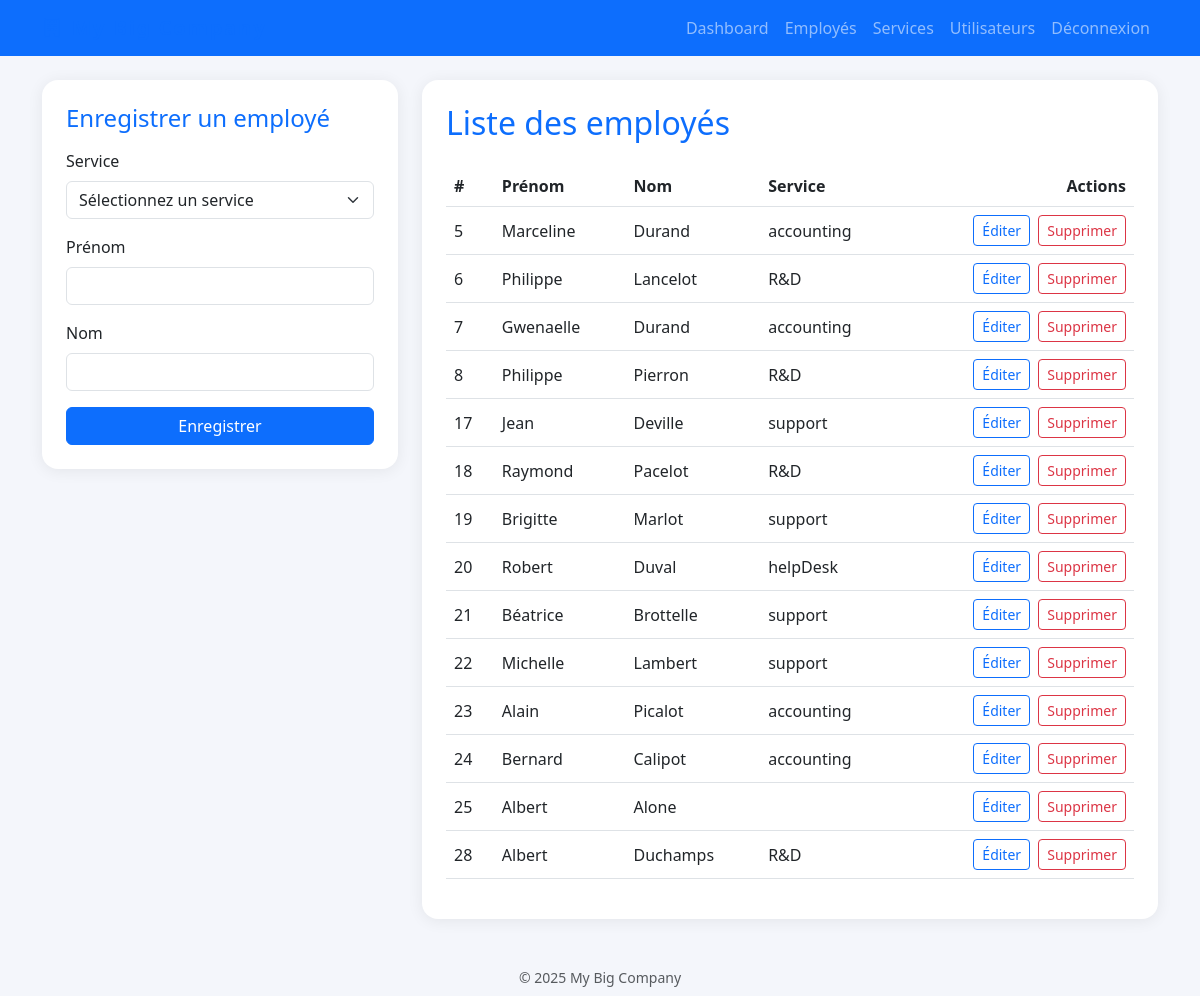
The page / on the database its author committed.
### tables this page shows
CREATE TABLE `employees` (
  `id` int NOT NULL,
  `first_name` varchar(50) NOT NULL,
  `last_name` varchar(50) NOT NULL,
  `id_department` int DEFAULT NULL
);

CREATE TABLE `departments` (
  `id` int NOT NULL,
  `name` varchar(50) NOT NULL
);

### includes/employee.php (called while the page is built, shortened)
<?php
function getAllEmployees($db) {
    $sql = "SELECT employees.id AS employee_id, employees.first_name, employees.last_name, employees.id_department, departments.name
            FROM employees
            LEFT JOIN departments ON employees.id_department = departments.id";
    $stmt = $db->prepare($sql);
    $stmt->execute();
    return $stmt->fetchAll(PDO::FETCH_ASSOC);
}

### index.php (the view, shortened to what this page needs)
<?php
include 'includes/db.php';
include 'includes/employee.php';
if (!empty($_GET["action"]) && $_GET["action"] == "editer" && !empty($_GET["id"])) {
    $titre = "Editer";
    $employeeData = getEmployeeById($db, $_GET["id"]);
    if (!$employeeData) {
        setFlash("Employé introuvable", "error");
        header("Location: index.php");
        exit();
    }
} else {
    $titre = "Enregistrer";
    $employeeData = [
        "id" => "",
        "first_name" => "",
        "last_name" => "",
        "id_department" => ""
    ];
}
$getEmployees = getAllEmployees($db);
?>
<!DOCTYPE html>
<html lang="fr">
<head>
    <link href="https://cdn.jsdelivr.net/npm/bootstrap@5.3.0/dist/css/bootstrap.min.css" rel="stylesheet">
    <link rel="stylesheet" href="https://cdn.jsdelivr.net/npm/bootstrap-icons@1.11.3/font/bootstrap-icons.css">
</head>
<body>
    <nav class="navbar navbar-expand-lg navbar-dark bg-primary mb-4">
        <div class="container">
            <a class="navbar-brand company-title d-flex align-items-center" href="#">
                <i class="bi bi-building me-2"></i> My Big Company
            </a>
            <div class="navbar-nav ms-auto">
                <a class="nav-link" href="dashboard.php">Dashboard</a>
                <a class="nav-link" href="index.php">Employés</a>
                <a class="nav-link" href="services.php">Services</a>
                <a class="nav-link" href="users.php">Utilisateurs</a>
                <a class="nav-link" href="logout.php">Déconnexion</a>
            </div>
        </div>
    </nav>
    <div class="container">
        <div class="row g-4">
            <div class="col-lg-4">
                <div class="dashboard-card p-4 bg-white mb-4">
                    <h4 class="mb-3 text-primary"><?= $titre ?> un employé</h4>
                    <form method="post" action="index.php" novalidate>
                        <div class="mb-3">
                            <label for="department" class="form-label">Service</label>
                            <select class="form-select" id="department" name="department" required>
                                <option value="">Sélectionnez un service</option>
                            </select>
                        </div>
                        <div class="mb-3">
                            <label for="first_name" class="form-label">Prénom</label>
                            <input type="text" class="form-control" id="first_name" name="first_name"
                                   value="<?= htmlspecialchars($employeeData["first_name"]) ?>" required minlength="2" maxlength="30">
                        </div>
                        <div class="mb-3">
                            <label for="last_name" class="form-label">Nom</label>
                            <input type="text" class="form-control" id="last_name" name="last_name"
                                   value="<?= htmlspecialchars($employeeData["last_name"]) ?>" required minlength="2" maxlength="30">
                        </div>
                        <button type="submit" name="formAddEdit" class="btn btn-primary w-100"><?= $titre ?></button>
                    </form>
                </div>
            </div>
            <div class="col-lg-8">
                <div class="dashboard-card p-4 bg-white">
                    <h2 class="mb-4 text-primary">Liste des employés</h2>
                    <div class="table-responsive">
                        <table class="table table-hover align-middle">
                            <thead>
                                <tr>
                                    <th>#</th>
                                    <th>Prénom</th>
                                    <th>Nom</th>
                                    <th>Service</th>
                                    <th class="text-end">Actions</th>
                                </tr>
                            </thead>
                            <tbody>
                            <?php
                            $filteredEmployees = $getEmployees;
                            ?>
                            <?php if (count($filteredEmployees)): ?>
                                <?php foreach ($filteredEmployees as $employee): ?>
                                    <tr>
                                        <td><?= htmlspecialchars($employee['employee_id']) ?></td>
                                        <td><?= htmlspecialchars($employee['first_name']) ?></td>
                                        <td><?= htmlspecialchars($employee['last_name']) ?></td>
                                        <td><?= htmlspecialchars($employee['name']) ?></td>
                                        <td class="text-end">
                                            <a href="index.php?action=editer&id=<?= $employee['employee_id'] ?>" class="btn btn-sm btn-outline-primary me-1">Éditer</a>
                                            <a href="index.php?action=effacer&id=<?= $employee['employee_id'] ?>" class="btn btn-sm btn-outline-danger" onclick="return confirm('Supprimer cet employé ?')">Supprimer</a>
                                        </td>
                                    </tr>
                                <?php endforeach; ?>
                            <?php else: ?>
                                <tr>
                                    <td colspan="5" class="text-center text-muted">Aucun employé trouvé.</td>
                                </tr>
                            <?php endif; ?>
                            </tbody>
                        </table>
                    </div>
                </div>
            </div>
        </div>
        <footer class="text-center mt-5 mb-2 text-muted small">
            &copy; <?= date('Y') ?> My Big Company
        </footer>
    </div>
</body>
</html>

### index.php (style rules this page uses)
body { background: #f4f6fb; }
.company-title { color: #0d6efd; font-weight: bold; letter-spacing: 2px; }
.dashboard-card { box-shadow: 0 2px 16px rgba(0,0,0,0.07); border: none; border-radius: 16px; }
.table thead { background: #0d6efd; color: #fff; }

### rows shown on the page
employees: id "5", first_name "Marceline", last_name "Durand", id_department.name "accounting"
employees: id "6", first_name "Philippe", last_name "Lancelot", id_department.name "R&D"
employees: id "7", first_name "Gwenaelle", last_name "Durand", id_department.name "accounting"
employees: id "8", first_name "Philippe", last_name "Pierron", id_department.name "R&D"
employees: id "17", first_name "Jean", last_name "Deville", id_department.name "support"
employees: id "18", first_name "Raymond", last_name "Pacelot", id_department.name "R&D"
employees: id "19", first_name "Brigitte", last_name "Marlot", id_department.name "support"
employees: id "20", first_name "Robert", last_name "Duval", id_department.name "helpDesk"
employees: id "21", first_name "Béatrice", last_name "Brottelle", id_department.name "support"
employees: id "22", first_name "Michelle", last_name "Lambert", id_department.name "support"
employees: id "23", first_name "Alain", last_name "Picalot", id_department.name "accounting"
employees: id "24", first_name "Bernard", last_name "Calipot", id_department.name "accounting"
employees: id "25", first_name "Albert", last_name "Alone"
employees: id "28", first_name "Albert", last_name "Duchamps", id_department.name "R&D"

### other values the page prints
$titre "Enregistrer"
